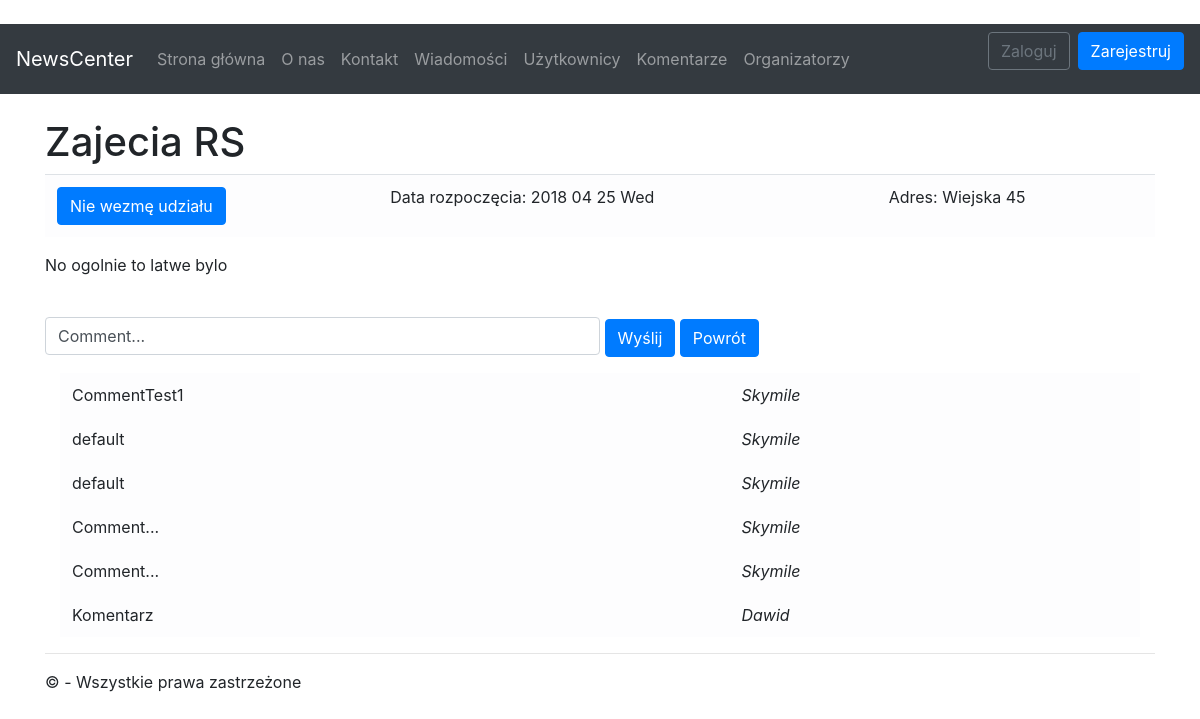
Before: /declare/2 with the older database file.
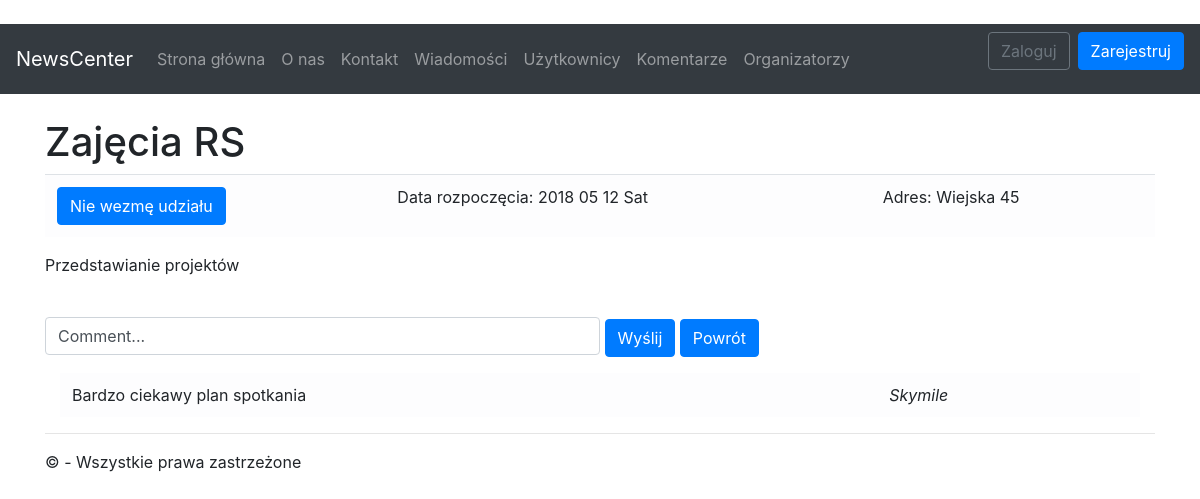
After: the same page with the newer database file.
### app/models.py (models this page shows, shortened)
class News(models.Model):
	title       = models.CharField(max_length = 32)
	date        = models.DateTimeField()
	description = models.TextField()
	address     = models.CharField(max_length = 32)
	created     = models.DateTimeField(auto_now_add=True)
	class Meta:
		verbose_name_plural = 'News'

class Comment(models.Model):
	id_user = models.ForeignKey(User, on_delete=models.PROTECT)
	comment = models.CharField(max_length=128)

### app/views/article.py (the view, shortened to what this page needs)
# urls.py: path('declare/<int:pk>' , app.views.article.declare , name='declare' ),
def declare(request, pk):
	id_news = find_news(pk)
	if not request.user.is_authenticated:
		return render(request, 'app/news/details.html', {
			'new': id_news,
			'comments' : find_comments(pk),
			'declaration' : declaration_to_str(False),
			'interested' : interest_to_str(False)
		})

### app/support/utilities.py (called while the page is built)
def declaration_to_str(bool):
	return _('Wezmę udział') if bool else _('Nie wezmę udziału')

def interest_to_str(bool):
	return _('Zainteresowany') if bool else _('Niezainteresowany')

def find_comments(pk):
	return Comment.objects.filter(id__in=CommentNews.objects.filter(id_news=pk).values_list('id_comment', flat=True))

def find_news(pk):
	return News.objects.get(id=pk)

### app/templates/app/news/details.html (shortened to what this page needs)
{% extends "app/shared/layout.html" %}
{% block content %}
<br />
<h1> {{new.title}} </h1>
<div class="table-responsive-sm">
	<table class="table table-light">
	<tbody>
		<tr>
			<td scope="col">
				<button onclick="window.location='{% url 'declare' pk=new.id %}' " class="btn btn-primary">{{ declaration }}</button>
			</td>
			<td scope="col"> Data rozpoczęcia: {{ new.date|date:"Y m d D" }} </td>
			<td scope="col"> Adres: {{ new.address }} </td>
		</tr>
	</tbody>
	</table>
</div>
<div class="wrap">
	<p>
		{{ new.description }}
	</p>
</div>
<br>
<form method="post">
	<input id="comment" class="form-control hor_input" type="text" name="comment" value="Comment..." />
	<button type="submit" class="btn btn-primary">Wyślij</button>
	<button onclick="window.location='{% url 'news' %}'" class="btn btn-primary">Powrót</button>
</form>
<div class="container">
	<table class="table table-borderless table-light">
		<tbody>
			{% for c in	comments %}
			<tr>
				<td scope="col"> {{ c.comment }} </td>
				<td scope="col"> <i>{{ c.id_user }}</i> </td>
			</tr>
			{% endfor %}
		</tbody>
	</table>
</div>
{% endblock %}

Changed rows visible on the page:
removed Comment: comment "CommentTest1", id_user "Skymile"
removed Comment: comment "default", id_user "Skymile"
removed Comment: comment "default", id_user "Skymile"
removed Comment: comment "Comment...", id_user "Skymile"
removed Comment: comment "Comment...", id_user "Skymile"
removed Comment: comment "Komentarz", id_user "Dawid"
changed News "Wiejska 45": title "Zajecia RS" → "Zajęcia RS"; date "2018 04 25 Wed" → "2018 05 12 Sat"; description "No ogolnie to latwe bylo" → "Przedstawianie projektów"
added Comment: comment "Bardzo ciekawy plan spotkania", id_user "Skymile"
